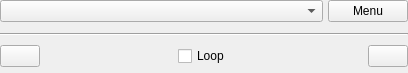
<?xml version="1.0" encoding="UTF-8"?>
<ui version="4.0">
 <class>GUI_Bookmarks</class>
 <widget class="QWidget" name="GUI_Bookmarks">
  <property name="geometry">
   <rect>
    <x>0</x>
    <y>0</y>
    <width>408</width>
    <height>73</height>
   </rect>
  </property>
  <layout class="QGridLayout" name="gridLayout">
   <property name="leftMargin">
    <number>0</number>
   </property>
   <property name="topMargin">
    <number>0</number>
   </property>
   <property name="rightMargin">
    <number>0</number>
   </property>
   <property name="bottomMargin">
    <number>0</number>
   </property>
   <property name="verticalSpacing">
    <number>5</number>
   </property>
   <item row="0" column="0" colspan="2">
    <layout class="QHBoxLayout" name="horizontalLayout_3">
     <property name="spacing">
      <number>5</number>
     </property>
     <item>
      <widget class="Gui::ComboBox" name="cb_bookmarks">
       <property name="sizePolicy">
        <sizepolicy hsizetype="Expanding" vsizetype="Fixed">
         <horstretch>0</horstretch>
         <verstretch>0</verstretch>
        </sizepolicy>
       </property>
       <property name="focusPolicy">
        <enum>Qt::StrongFocus</enum>
       </property>
      </widget>
     </item>
     <item>
      <widget class="Gui::MenuToolButton" name="btn_tool">
       <property name="text">
        <string notr="true">Menu</string>
       </property>
      </widget>
     </item>
    </layout>
   </item>
   <item row="2" column="0" colspan="2">
    <widget class="QWidget" name="controls" native="true">
     <property name="minimumSize">
      <size>
       <width>50</width>
       <height>0</height>
      </size>
     </property>
     <layout class="QGridLayout" name="gridLayout_2">
      <property name="leftMargin">
       <number>0</number>
      </property>
      <property name="topMargin">
       <number>0</number>
      </property>
      <property name="rightMargin">
       <number>0</number>
      </property>
      <property name="bottomMargin">
       <number>0</number>
      </property>
      <property name="horizontalSpacing">
       <number>5</number>
      </property>
      <property name="verticalSpacing">
       <number>3</number>
      </property>
      <item row="1" column="1">
       <spacer name="horizontalSpacer_2">
        <property name="orientation">
         <enum>Qt::Horizontal</enum>
        </property>
        <property name="sizeHint" stdset="0">
         <size>
          <width>112</width>
          <height>19</height>
         </size>
        </property>
       </spacer>
      </item>
      <item row="1" column="0">
       <widget class="QPushButton" name="btn_prev">
        <property name="text">
         <string/>
        </property>
       </widget>
      </item>
      <item row="1" column="4">
       <widget class="QPushButton" name="btn_next">
        <property name="text">
         <string/>
        </property>
       </widget>
      </item>
      <item row="1" column="2">
       <widget class="QCheckBox" name="cb_loop">
        <property name="focusPolicy">
         <enum>Qt::StrongFocus</enum>
        </property>
        <property name="text">
         <string>Loop</string>
        </property>
       </widget>
      </item>
      <item row="1" column="3">
       <spacer name="horizontalSpacer">
        <property name="orientation">
         <enum>Qt::Horizontal</enum>
        </property>
        <property name="sizeHint" stdset="0">
         <size>
          <width>125</width>
          <height>20</height>
         </size>
        </property>
       </spacer>
      </item>
      <item row="0" column="0" colspan="5">
       <widget class="Line" name="line">
        <property name="orientation">
         <enum>Qt::Horizontal</enum>
        </property>
       </widget>
      </item>
     </layout>
    </widget>
   </item>
  </layout>
 </widget>
 <customwidgets>
  <customwidget>
   <class>Gui::ComboBox</class>
   <extends>QComboBox</extends>
   <header>Gui/Utils/Widgets/ComboBox.h</header>
  </customwidget>
  <customwidget>
   <class>Gui::MenuToolButton</class>
   <extends>QPushButton</extends>
   <header location="global">Gui/Utils/MenuTool/MenuTool.h</header>
  </customwidget>
 </customwidgets>
 <resources/>
 <connections/>
</ui>
